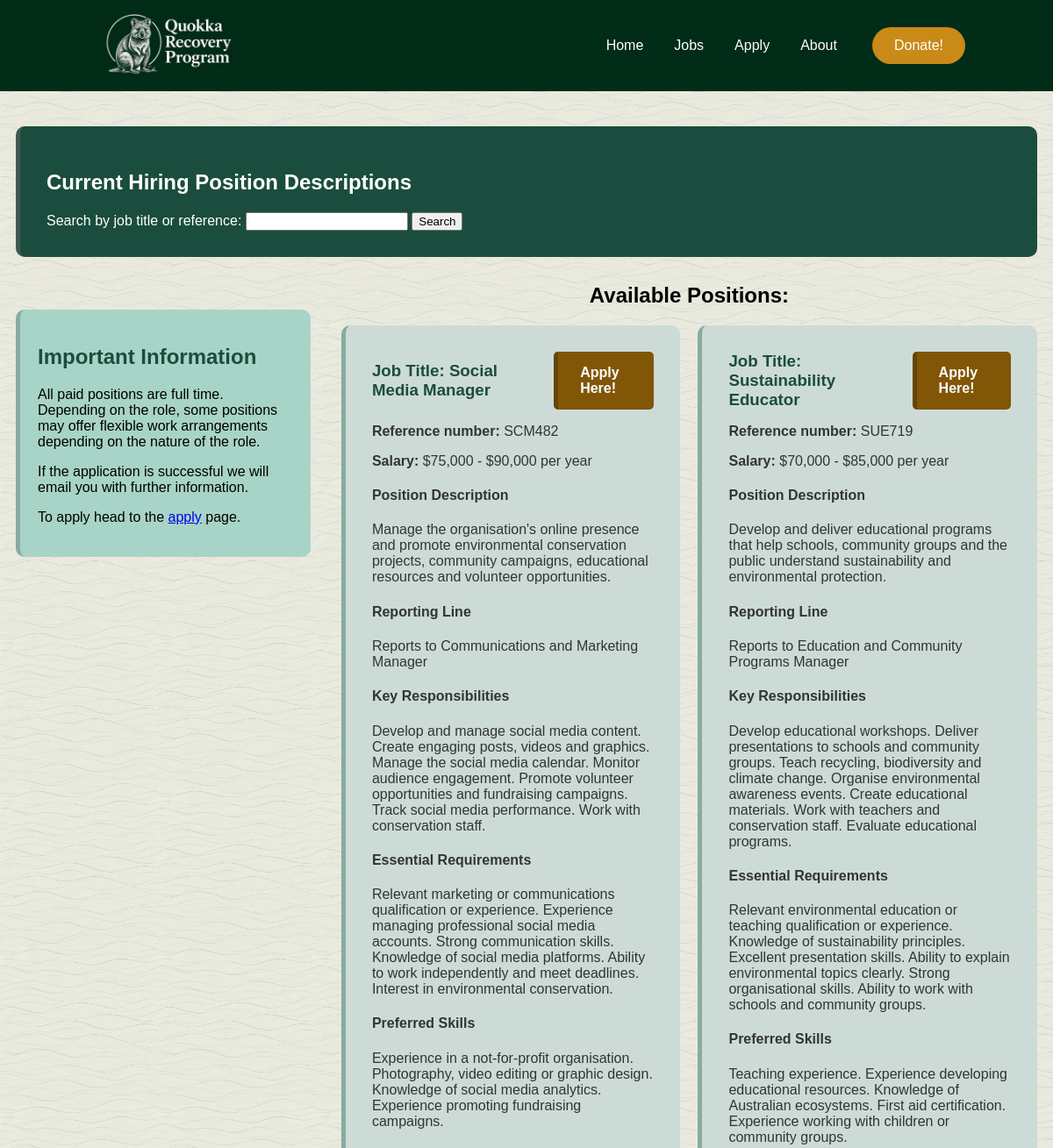
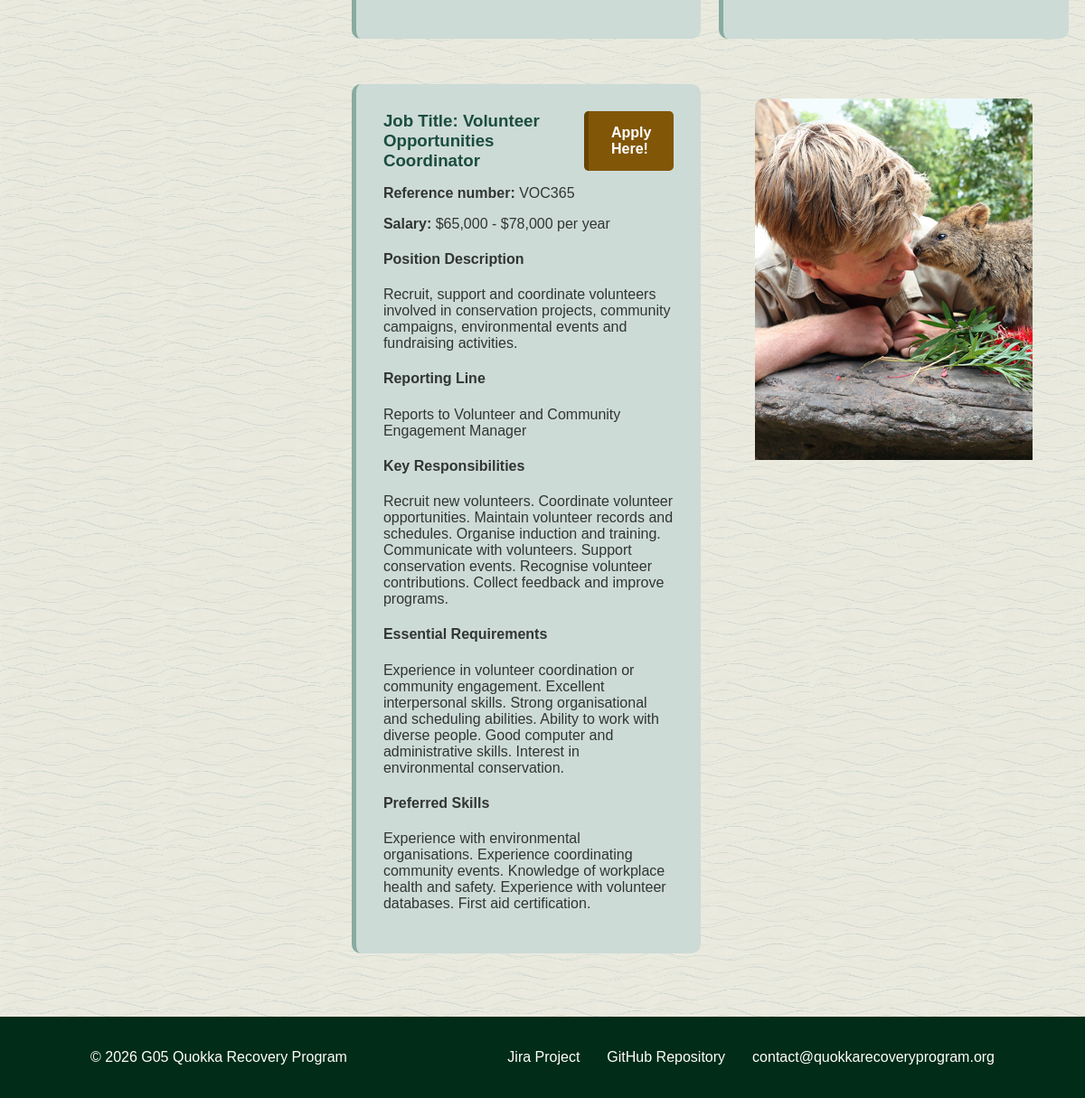
/jobs.php, run on the app's committed database (2 pictures, top to bottom).
### tables this page shows
CREATE TABLE IF NOT EXISTS `jobs` (
    `job_id` INT NOT NULL AUTO_INCREMENT,
    `job_ref` CHAR(6) NOT NULL,
    `job_title` VARCHAR(100) NOT NULL,
    `salary` VARCHAR(50) NOT NULL,
    `description` TEXT NOT NULL,
    `reporting_line` VARCHAR(150) NOT NULL,
    `responsibilities` TEXT NOT NULL,
    `essential_requirements` TEXT NOT NULL,
    `preferred_skills` TEXT NOT NULL,
    PRIMARY KEY (`job_id`),
    UNIQUE KEY `job_ref` (`job_ref`)
);

### jobs.php (the view, shortened to what this page needs)
<?php
include 'header.inc';
require_once 'settings.php';
$conn = mysqli_connect($host, $user, $pwd, $sql_db);
if (isset($_GET['search'])) {
    $search = mysqli_real_escape_string($conn, $_GET['search']);
    $sql = "SELECT * FROM jobs
            WHERE job_title LIKE '%$search%'
            OR job_ref LIKE '%$search%'";
} else {
    $sql = "SELECT * FROM jobs";
}
$result = mysqli_query($conn, $sql);
?>
<main>
    <section id="jobs-title">
        <h1>Current Hiring Position Descriptions</h1>
        <form action="jobs.php" method="get">
            <label for="search">Search by job title or reference:</label>
            <input
                type="text"
                id="search"
                name="search"
                value="<?php
                    if (isset($_GET['search'])) {
                        echo $_GET['search'];
                    }
                ?>">
            <input type="submit" value="Search">
        </form>
    </section>
    <aside id="jobs-info">
        <h2>Important Information</h2>
        <p>
            All paid positions are full time. Depending on the role,
            some positions may offer flexible work arrangements
            depending on the nature of the role.
        </p>
        <p>
            If the application is successful we will email you
            with further information.
        </p>
        <p>
            To apply head to the <a href="apply.php">apply</a> page.
        </p>
    </aside>
    <section>
        <h2 style="text-align: center;">Available Positions:</h2>
    </section>
    <div class="jobs-grid">
        <?php
        if (mysqli_num_rows($result) > 0) {
            while ($row = mysqli_fetch_assoc($result)) {
                echo "<article class='job-block'>";
                echo "<div class='job-title-row'>";
                echo "<h3 class='job-heading'><strong>Job Title: </strong>"
                    . $row['job_title'] . "</h3>";
                echo "<a class='apply-here' href='apply.php'>Apply Here!</a>";
                echo "</div>";
                echo "<p><strong>Reference number: </strong>"
                    . $row['job_ref'] . "</p>";
                echo "<p><strong>Salary: </strong>"
                    . $row['salary'] . "</p>";
                echo "<h4>Position Description</h4>";
                echo "<p>" . $row['description'] . "</p>";
                echo "<h4>Reporting Line</h4>";
                echo "<p>Reports to " . $row['reporting_line'] . "</p>";
                echo "<h4>Key Responsibilities</h4>";
                echo "<p>" . $row['responsibilities'] . "</p>";
                echo "<h4>Essential Requirements</h4>";
                echo "<p>" . $row['essential_requirements'] . "</p>";
                echo "<h4>Preferred Skills</h4>";
                echo "<p>" . $row['preferred_skills'] . "</p>";
                echo "</article>";
            }
        } else {
            if (isset($_GET['search'])) {
                echo "<p>No matching jobs found.</p>";
            } else {
                echo "<p>No jobs are currently available.</p>";
            }
        }
        ?>
        <figure class="jobs-image">
            <img
                src="images/jobs-image.jpg"
                alt="Volunteers planting trees in a community park.">
        </figure>
    </div>
</main>
<?php
include 'footer.inc';
?>

### header.inc (shortened to what this page needs)
<?php
$current_page = basename($_SERVER['PHP_SELF']);
?>
<!DOCTYPE html>
<html lang="en">
<head>
  <link rel="stylesheet" href="styles.css">
</head>
<body>
<header>
  <div class="header-content">
    <a href="index.php">
      <img class="logo" src="images/quokka_logo.png" alt="Quokka Recovery Program logo">
    </a>
    <?php include 'nav.inc'; ?>
    <a class="donate-button" href="#">Donate!</a>
  </div>
</header>

### nav.inc
<?php
$nav_links = [
    'index.php' => 'Home',
    'jobs.php'  => 'Jobs',
    'apply.php' => 'Apply',
    'about.php' => 'About'
];
?>
<nav aria-label="Main navigation">
<?php foreach ($nav_links as $file => $label): ?>
  <a href="<?php echo $file; ?>"<?php if ($current_page === $file) { echo ' aria-current="page"'; } ?>><?php echo $label; ?></a>
<?php endforeach; ?>
</nav>

### footer.inc
  <footer>
    <div class="footer-content">
        <p>&copy; 2026 G05 Quokka Recovery Program</p>
        <div class="footer-links">
            <a href="https://g05-applied-web-project.atlassian.net/jira/software/projects/SCRUM/boards/1"
               target="_blank">
                Jira Project
            </a>
            <a href="https://github.com/106009537/g05-applied-web-project.git"
               target="_blank">
                GitHub Repository
            </a>
            <a href="mailto:106009537@student.swin.edu.au">
                contact@quokkarecoveryprogram.org
            </a>
        </div>
    </div>
</footer>
</body>
</html>

### styles.css (style rules this page uses)
main { width: 97%; max-width: 1400px; margin: 0 auto; }
html, body { margin: 0; padding: 0; }
header { background-color: #002C18; width: 100vw; margin-left: calc(50% - 50vw); }
.header-content { width: 90%; max-width: 1000px; margin: 0 auto; padding: 15px 0; display: flex; align-items: center; }
.logo { width: 180px; height: auto; }
nav { display: flex; gap: 35px; margin-left: auto; }
nav a { color: white; text-decoration: none; }
.donate-button { margin-left: 40px; background-color: #C98A17; color: white; padding: 12px 25px; border-radius: 25px; text-decoration: none; }
body { font-family: 'Trebuchet MS', 'Lucida Sans Unicode', 'Lucida Grande', 'Lucida Sans', Arial, sans-serif; background-color: #ffffff; background-image: url("images/waves-pattern.png"); background-repeat: repeat; background-size: 180px; }
footer { background-color: #002C18; color: white; margin-top: 40px; }
.footer-content { width: 90%; max-width: 1000px; margin: 0 auto; display: flex; justify-content: space-between; align-items: center; padding: 20px 0; }
.footer-links { display: flex; gap: 30px; }
.footer-links a { color: white; text-decoration: none; }
.apply-here { background-color: rgb(129, 86, 7); color: white; padding: 15px 25px; border-radius: 5px; text-decoration: none; margin-left: 20px; font-weight: bold; border-left: 5px solid rgb(102, 68, 5); }
.jobs-grid { display: grid; grid-template-columns: 1fr 1fr; gap: 20px; }
.job-title-row { display: flex; align-items: center; justify-content: flex-start; }
.job-heading { margin: 0; color: #1B4D3E; }
#jobs-title { background-color: #1B4D3E; border-left: 5px solid rgb(64, 87, 81); color: white; padding: 30px; border-radius: 10px; margin-top: 40px; margin-bottom: 30px; }
.job-block { background-color: #cddbd7; color: #313534; padding: 30px; margin-bottom: 30px; border-radius: 10px; border-left: 5px solid #88aba1; }
#jobs-title h1 { color: white; }
#jobs-info { width: 25%; margin: 30px 3% 30px 0; padding: 20px; background-color: #a7d4c7; border-left: 5px solid #88aba1; border-radius: 10px; float: left; }
#jobs-info h2 { color: #1B4D3E; }
.jobs-image { border-radius: 10px; text-align: center; overflow: hidden; }
.jobs-image img { width: 100%; height: 400px; object-fit: cover; display: block; }

### data on the page
jobs: job_title "Social Media Manager", job_ref "SCM482", salary "$75,000 - $90,000 per year", description "Manage the organisation's online presence and promote environmental conservation projects, community campaigns, educational resources and volunteer opportunities.", reporting_line "Communications and Marketing Manager", responsibilities "Develop and manage social media content. Create engaging posts, videos and graphics. Manage the social media calendar. Monitor audience engagement. Promote volunteer opportunities and fundraising campaigns. Track social media performance. Work with conservation staff.", essential_requirements "Relevant marketing or communications qualification or experience. Experience managing professional social media accounts. Strong communication skills. Knowledge of social media platforms. Ability to work independently and meet deadlines. Interest in environmental conservation.", preferred_skills "Experience in a not-for-profit organisation. Photography, video editing or graphic design. Knowledge of social media analytics. Experience promoting fundraising campaigns."
jobs: job_title "Sustainability Educator", job_ref "SUE719", salary "$70,000 - $85,000 per year", description "Develop and deliver educational programs that help schools, community groups and the public understand sustainability and environmental protection.", reporting_line "Education and Community Programs Manager", responsibilities "Develop educational workshops. Deliver presentations to schools and community groups. Teach recycling, biodiversity and climate change. Organise environmental awareness events. Create educational materials. Work with teachers and conservation staff. Evaluate educational programs.", essential_requirements "Relevant environmental education or teaching qualification or experience. Knowledge of sustainability principles. Excellent presentation skills. Ability to explain environmental topics clearly. Strong organisational skills. Ability to work with schools and community groups.", preferred_skills "Teaching experience. Experience developing educational resources. Knowledge of Australian ecosystems. First aid certification. Experience working with children or community groups."
jobs: job_title "Volunteer Opportunities Coordinator", job_ref "VOC365", salary "$65,000 - $78,000 per year", description "Recruit, support and coordinate volunteers involved in conservation projects, community campaigns, environmental events and fundraising activities.", reporting_line "Volunteer and Community Engagement Manager", responsibilities "Recruit new volunteers. Coordinate volunteer opportunities. Maintain volunteer records and schedules. Organise induction and training. Communicate with volunteers. Support conservation events. Recognise volunteer contributions. Collect feedback and improve programs.", essential_requirements "Experience in volunteer coordination or community engagement. Excellent interpersonal skills. Strong organisational and scheduling abilities. Ability to work with diverse people. Good computer and administrative skills. Interest in environmental conservation.", preferred_skills "Experience with environmental organisations. Experience coordinating community events. Knowledge of workplace health and safety. Experience with volunteer databases. First aid certification."

### other printed values
$label "Home"
$label "Jobs"
$label "Apply"
$label "About"
